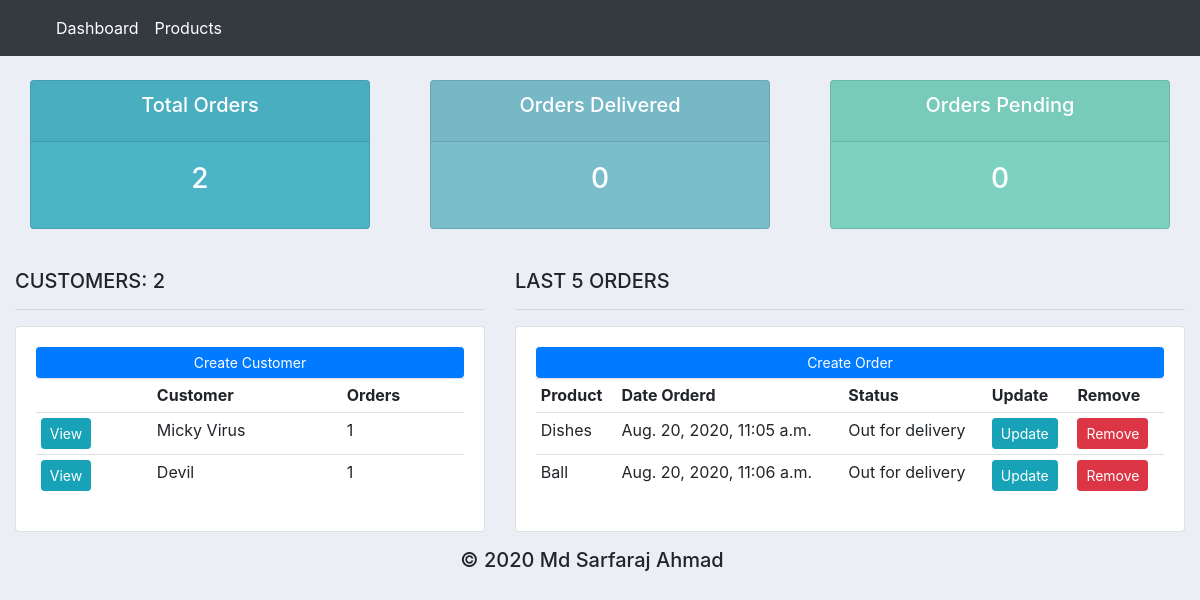
The page / on the database its author committed.
### ecom/models.py (models this page shows, shortened)
class Customer(models.Model):
    name = models.CharField(max_length=200, null=True)
    phone = models.CharField(max_length=200, null=True)
    email = models.CharField(max_length=200, null=True)
    date_created = models.DateTimeField(
        auto_now_add=True, null=True, blank=True)
    @property
    def orders(self):
        order_count = self.order_set.all().count()
        return str(order_count)

class Order(models.Model):
    STATUS = (
        ('Pending', 'Pending'),
        ('Out for delivery', 'Out for delivery'),
        ('Delivered', 'Delivered'),
    )
    customer = models.ForeignKey(
        Customer, on_delete=models.SET_NULL, null=True)
    product = models.ForeignKey(Product, on_delete=models.SET_NULL, null=True)
    date_created = models.DateTimeField(
        auto_now_add=True, null=True, blank=True)
    status = models.CharField(max_length=200, null=True, choices=STATUS)

class Product(models.Model):
    CATEGORY = (
        ('Indoor', 'Indoor'),
        ('Out Door', 'Out Door'),
    )
    name = models.CharField(max_length=200, null=True)
    price = models.FloatField(null=True)
    category = models.CharField(max_length=200, null=True, choices=CATEGORY)
    description = models.TextField()
    date_created = models.DateTimeField(
        auto_now_add=True, null=True, blank=True)
    def __str__(self):
        return self.name

### ecom/views.py (the view)
# urls.py: path('', views.dashBoard, name="dashboard"),
def dashBoard(request):
    orders = Order.objects.all().order_by('-status')[0:5]
    customers = Customer.objects.all()
    total_customers = customers.count()
    total_orders = Order.objects.all().count()
    delivered = Order.objects.filter(status='Delivered').count()
    pending = Order.objects.filter(status='Pending').count()
    context = {'customers': customers, 'orders': orders,
               'total_customers': total_customers, 'total_orders': total_orders,
               'delivered': delivered, 'pending': pending}
    return render(request, 'accounts/dashboard.html', context)

### ecom/templates/accounts/dashboard.html
{% extends 'accounts/main_template.html' %}
{% load static %}
{% block content %}
{% include 'accounts/status_row.html' %}
<br>
<div class="row">
    <div class="col-md-5">
        <h5>CUSTOMERS: {{total_customers}}</h5>
        <hr>
        <div class="card card-body">
            <a class="btn btn-primary  btn-sm btn-block" href="">Create Customer</a>
            <table class="table table-sm">
                <tr>
                    <th></th>
                    <th>Customer</th>
                    <th>Orders</th>
                </tr>
                {% for customer in customers %}
                <tr>
                    <td><a href="{% url 'customer' customer.id %}" class="btn btn-sm btn-info">View</a></td>
                    <td>{{customer.name}}</td>
                    <td>{{customer.orders}}</td>
                </tr>
                {% endfor %}
            </table>
        </div>
    </div>
    <div class="col-md-7">
        <h5>LAST 5 ORDERS</h5>
        <hr>
        <div class="card card-body">
            <a class="btn btn-primary  btn-sm btn-block" href="{% url 'create_order' %}">Create Order</a>
            <table class="table table-sm">
                <tr>
                    <th>Product</th>
                    <th>Date Orderd</th>
                    <th>Status</th>
                    <th>Update</th>
                    <th>Remove</th>
                </tr>
                {% for order in orders %}
                <tr>
                    <td>{{order.product}}</td>
                    <td>{{order.date_created}}</td>
                    <td>{{order.status}}</td>
                    <td><a class="btn btn-sm btn-info" href="{% url 'update_order' order.id %}">Update</a></td>
                    <td><a class="btn btn-sm btn-danger" href="{% url 'delete_order' order.id %}">Remove</a></td>
                </tr>
                {% endfor %}
            </table>
        </div>
    </div>
</div>
{% endblock content %}

### ecom/templates/accounts/main_template.html (shortened to what this page needs)
{% load static %}
<!DOCTYPE html>
<html>
<head>
    <link rel="stylesheet" href="https://stackpath.bootstrapcdn.com/bootstrap/4.3.1/css/bootstrap.min.css"
>
</head>
<body>
    {% include 'accounts/navbar.html' %}
    <div class="container-fluid">
        {% block content %}
        {% endblock content %}
    </div>
    {% include 'accounts/footer.html' %}
</body>
</html>

### ecom/templates/accounts/navbar.html (shortened to what this page needs)
{% load static %}
<nav class="navbar navbar-expand-lg navbar-dark bg-dark">
  <a class="nav-link" href="{% url 'dashboard' %}">
  </a>
  <div class="collapse navbar-collapse" id="navbarSupportedContent">
    <ul class="navbar-nav mr-auto">
      <li class="nav-item active">
        <a class="nav-link" href="{% url 'dashboard' %}">Dashboard</a>
      </li>
      <li class="nav-item active">
        <a class="nav-link" href="{% url 'products' %}">Products</a>
      </li>
    </ul>
  </div>
</nav>

### ecom/templates/accounts/status_row.html
<br>
<div class="row">
	<div class="col">
		<div class="col-md">
			<div class="card text-center text-white  mb-3" id="total-orders">
				<div class="card-header">
					<h5 class="card-title">Total Orders</h5>
				</div>
				<div class="card-body">
					<h3 class="card-title">{{total_orders}}</h3>
				</div>
			</div>
		</div>
	</div>
	<div class="col">
		<div class="col-md">
			<div class="card text-center text-white  mb-3" id="orders-delivered">
				<div class="card-header">
					<h5 class="card-title">Orders Delivered</h5>
				</div>
				<div class="card-body">
					<h3 class="card-title">{{delivered}}</h3>
				</div>
			</div>
		</div>
	</div>
	<div class="col">
		<div class="col-md">
			<div class="card text-center text-white  mb-3" id="orders-pending">
				<div class="card-header">
					<h5 class="card-title">Orders Pending</h5>
				</div>
				<div class="card-body">
					<h3 class="card-title">{{pending}}</h3>
				</div>
			</div>
		</div>
	</div>
</div>

### ecom/templates/accounts/footer.html
<footer>
    <center>
        <span class="navbar-brand mt-2 h3">&copy; 2020 Md Sarfaraj Ahmad</span>
    </center>
</footer>

### ecom/templates/accounts/main_template.html (style rules this page uses)
body { background-color: #ebeff5; }
#total-orders { background-color: #4cb4c7; }
#orders-delivered { background-color: #7abecc; }
#orders-pending { background-color: #7cd1c0; }

### rows shown on the page
Customer: name "Micky Virus", orders "1"
Customer: name "Devil", orders "1"
Order: product "Dishes", date_created "Aug. 20, 2020, 11:05 a.m.", status "Out for delivery"
Order: product "Ball", date_created "Aug. 20, 2020, 11:06 a.m.", status "Out for delivery"

### other values the page prints
{{ total_orders }} "2"
{{ delivered }} "0"
{{ pending }} "0"
{{ total_customers }} "2"
